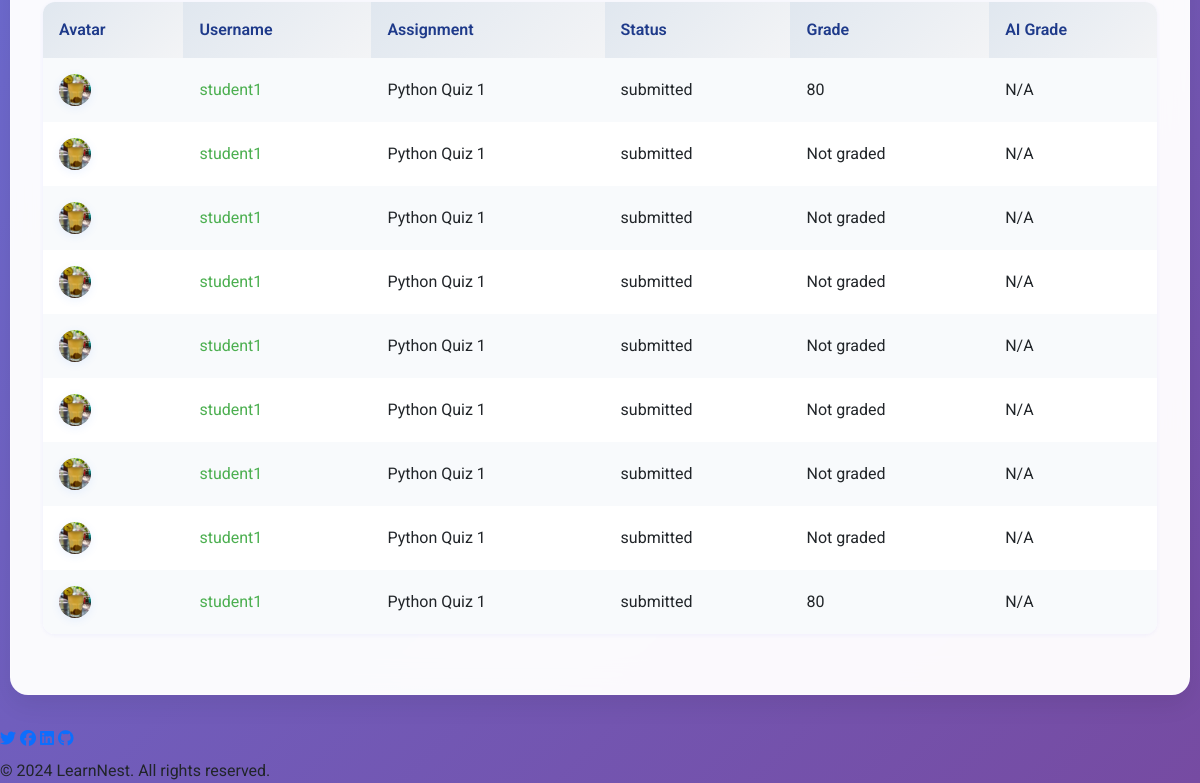
Page /course/1/progress (signed in, lower part) on the earlier database version.
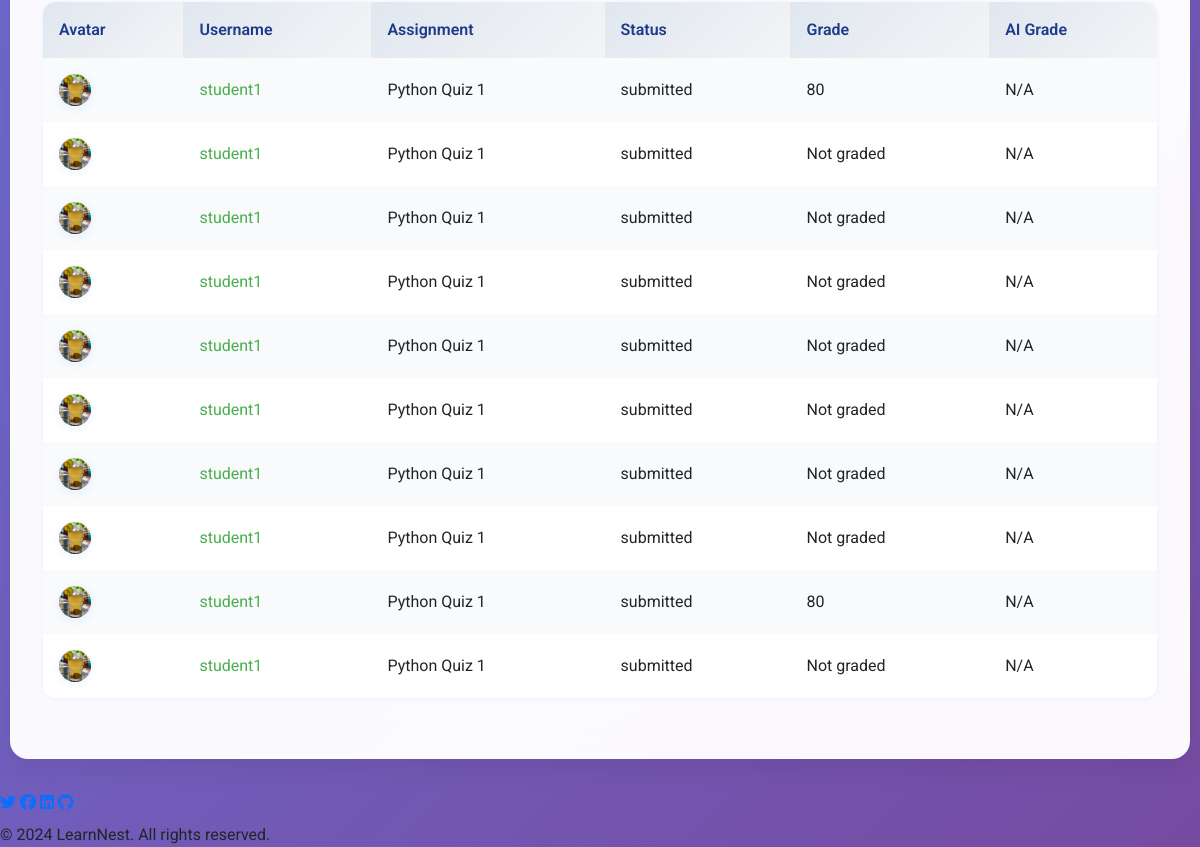
Same page on the later database version.
### tables this page shows
CREATE TABLE progress
             (id INTEGER PRIMARY KEY, user_id INTEGER, course_id INTEGER, assignment_name TEXT, status TEXT, grade INTEGER, file_path TEXT, ai_grade INTEGER, created_at TEXT);

CREATE TABLE users
             (id INTEGER PRIMARY KEY, username TEXT UNIQUE, password TEXT, role TEXT, avatar TEXT, display_name TEXT, bio TEXT, notif_forum INTEGER DEFAULT 1, notif_grades INTEGER DEFAULT 1, notif_announcements INTEGER DEFAULT 1, dark_mode INTEGER DEFAULT 0, badges TEXT, points INTEGER DEFAULT 0, api_token TEXT, is_approved INTEGER DEFAULT 0, full_name TEXT, email TEXT, phone TEXT, institution TEXT, payment_screenshot TEXT, is_blocked INTEGER DEFAULT 0, created_at TEXT, logo TEXT);

### app.py (the view)
@app.route('/course/<int:course_id>/progress')
@login_required
def progress(course_id):
    conn = None
    try:
        conn = sqlite3.connect('database.db', timeout=15.0)
        conn.execute('PRAGMA journal_mode=WAL')
        conn.execute('PRAGMA synchronous=NORMAL')
        conn.execute('PRAGMA cache_size=10000')
        conn.execute('PRAGMA temp_store=MEMORY')
        c = conn.cursor()
        c.execute('SELECT title, creator_id, reference_file_path FROM courses WHERE id = ?', (course_id,))
        course_data = c.fetchone()
        if not course_data:
            flash('Course not found.')
            return redirect(url_for('home'))
        course_title = course_data[0]
        creator_id = course_data[1]
        reference_file = os.path.basename(course_data[2]) if course_data[2] else None
        c.execute('SELECT avatar, display_name FROM users WHERE id = ?', (creator_id,))
        creator_info = c.fetchone()
        creator_avatar = creator_info[0] if creator_info and creator_info[0] else DEFAULT_AVATAR
        creator_display_name = creator_info[1] if creator_info and creator_info[1] else 'Course Creator'
        c.execute('SELECT enrollment_number FROM enrollments WHERE user_id = ? AND course_id = ?',
                  (current_user.id, course_id))
        enrollment = c.fetchone()
        if not enrollment and current_user.role != 'creator':
            flash('You must be enrolled or be the creator to view progress.')
            return redirect(url_for('home'))
        if current_user.role == 'creator':
            c.execute('''SELECT p.id, u.username, p.assignment_name, p.status, p.grade, p.file_path, p.ai_grade, u.avatar, u.display_name
                         FROM progress p JOIN users u ON p.user_id = u.id
                         WHERE p.course_id = ?''', (course_id,))
            progress_data = c.fetchall()
        else:
            c.execute('''SELECT p.id, u.username, p.assignment_name, p.status, p.grade, p.file_path, p.ai_grade, u.avatar, u.display_name
                         FROM progress p JOIN users u ON p.user_id = u.id
                         WHERE p.course_id = ? AND p.user_id = ?''', (course_id, current_user.id))
            progress_data = c.fetchall()
        is_creator = current_user.role == 'creator' and creator_id == current_user.id
        c.execute('SELECT id, name, type, due_date FROM assignments WHERE course_id = ? ORDER BY due_date ASC', (course_id,))
        assignments = [{'id': row[0], 'name': row[1], 'type': row[2], 'due_date': row[3]} for row in c.fetchall()]
        assignment_status = {}
        if not is_creator:
            for a in assignments:
                c.execute('SELECT status FROM progress WHERE user_id = ? AND course_id = ? AND assignment_name = ?', (current_user.id, course_id, a['name']))
                row = c.fetchone()
                assignment_status[a['id']] = row[0] if row else 'Not Submitted'
        for a in assignments:
            c.execute('SELECT ai_grade FROM progress WHERE user_id=? AND course_id=? AND assignment_name=? ORDER BY id DESC LIMIT 1', (current_user.id, course_id, a['name']))
            row = c.fetchone()
            a['ai_feedback'] = row[0] if row and row[0] else None
        return render_template('progress.html', course_id=course_id, course_title=course_title, progress_data=progress_data, is_creator=is_creator, is_enrolled=bool(enrollment), reference_file=reference_file, assignments=assignments, assignment_status=assignment_status, creator_avatar=creator_avatar, creator_display_name=creator_display_name)
    except sqlite3.OperationalError as e:
        if "database is locked" in str(e):
            flash('Database is temporarily busy. Please refresh the page in a moment.')
        else:
            flash('Database error occurred. Please try again.')
        return redirect(url_for('home'))
    except Exception as e:
        flash('An error occurred while loading progress. Please try again.')
        return redirect(url_for('home'))
    finally:
        if conn:
            conn.close()

### app.py (called while the page is built, shortened)
@login_manager.user_loader
def load_user(user_id):
    conn = sqlite3.connect('database.db')
    c = conn.cursor()
    c.execute('SELECT id, username, role FROM users WHERE id = ?', (user_id,))
    user_data = c.fetchone()
    conn.close()
    if user_data:
        return User(user_data[0], user_data[1], user_data[2])
    return None

@app.context_processor
def inject_user_logo():
    return {'user_logo': None}

### templates/progress.html (shortened to what this page needs)
<!DOCTYPE html>
<html lang="en">
<head>
    <link href="https://cdn.jsdelivr.net/npm/bootstrap@5.3.2/dist/css/bootstrap.min.css" rel="stylesheet">
    <link rel="stylesheet" href="https://cdnjs.cloudflare.com/ajax/libs/font-awesome/6.4.2/css/all.min.css" />
</head>
<body>
    <div class="main-container">
      <div class="card-section">
        {% if progress_data %}
          <table>
            <tr>
              <th>Avatar</th>
              <th>Username</th>
              <th>Assignment</th>
              <th>Status</th>
              <th>Grade</th>
              <th>AI Grade</th>
            </tr>
            {% for data in progress_data %}
              <tr>
                <td class="avatar-cell"><img src="/{{ data[7] if data|length > 7 and data[7] else 'static/default_avatar.png' }}" alt="avatar" onclick="window.location='/profile?user='+encodeURIComponent('{{ data[1] }}')"></td>
                <td><span style="cursor:pointer;color:#4CAF50;" onclick="window.location='/profile?user='+encodeURIComponent('{{ data[1] }}')">{{ data[1] }}</span></td>
                <td>{{ data[2] }}</td>
                <td>{{ data[3] }}</td>
                <td>{{ data[4] if data[4] is not none else 'Not graded' }}</td>
                <td>{{ data[6] if data[6] is not none else 'N/A' }}</td>
              </tr>
            {% endfor %}
          </table>
        {% else %}
          <p>No progress data available.</p>
        {% endif %}
      </div>
    </div>
    <footer class="footer">
      <div>
        <a href="https://twitter.com/" target="_blank"><i class="fab fa-twitter"></i></a>
        <a href="https://facebook.com/" target="_blank"><i class="fab fa-facebook"></i></a>
        <a href="https://linkedin.com/" target="_blank"><i class="fab fa-linkedin"></i></a>
        <a href="https://github.com/" target="_blank"><i class="fab fa-github"></i></a>
      </div>
      <div class="mt-2">&copy; {{ 2024 }} LearnNest. All rights reserved.</div>
    </footer>
    <link rel="stylesheet" href="https://unpkg.com/tippy.js@6/dist/tippy.css" />
</body>
</html>

Differences in the rows shown:
added progress: username "student1", assignment_name "Python Quiz 1", status "submitted", data "Not graded", data "N/A"
